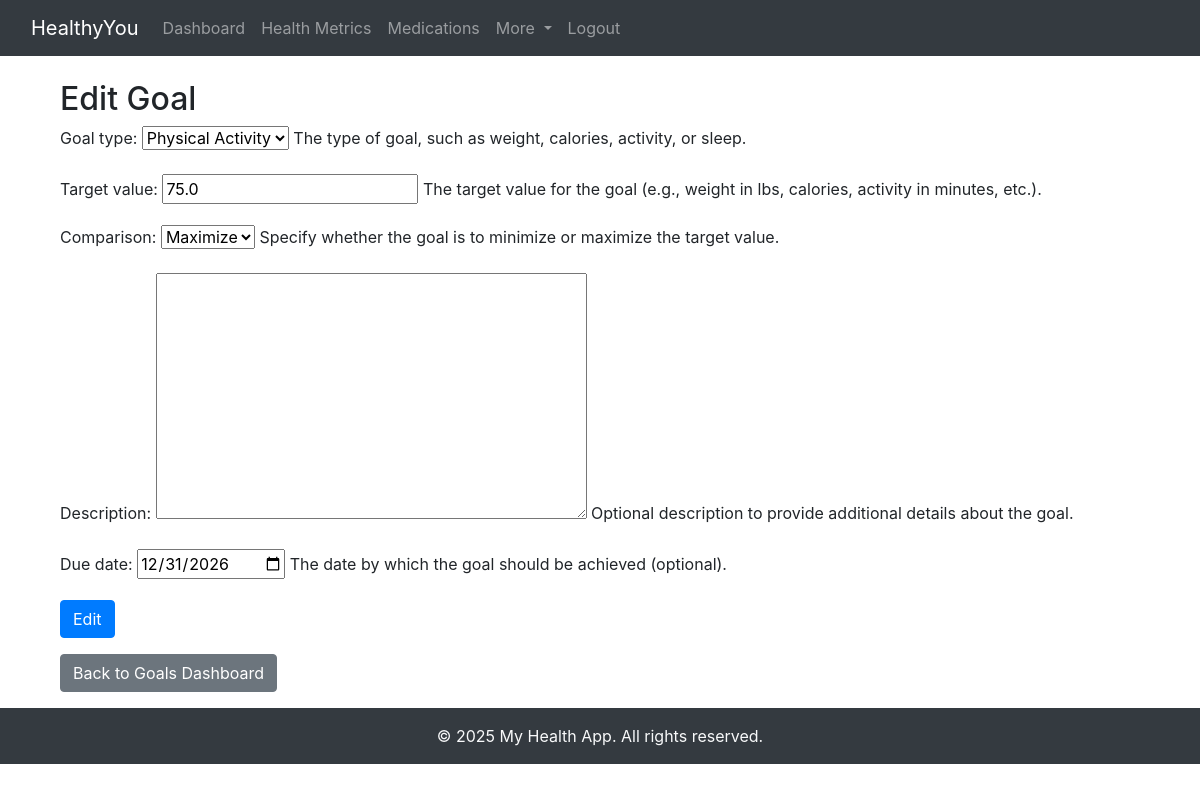
Screenshot of /goals/edit/3/ (signed in) with the database file from the repository.
### goals/models.py (models this page shows, shortened)
class Goal(models.Model):
    GOAL_TYPE_CHOICES = [
        ('weight', 'Weight'),
        ('calories', 'Caloric Intake'),
        ('activity', 'Physical Activity'),
        ('sleep', 'Sleep'),
    ]
    COMPARISON_CHOICES = [
        ('min', 'Minimize'),
        ('max', 'Maximize'),
    ]
    user = models.ForeignKey(
        User,
        on_delete=models.CASCADE,
        help_text="The user associated with this goal."
    )
    goal_type = models.CharField(
        max_length=20,
        choices=GOAL_TYPE_CHOICES,
        default='weight',
        help_text="The type of goal, such as weight, calories, activity, or sleep."
    )
    target_value = models.FloatField(
        help_text="The target value for the goal (e.g., weight in lbs, calories, activity in minutes, etc.)."
    )
    comparison = models.CharField(
        max_length=10,
        choices=COMPARISON_CHOICES,
        default='min',
        help_text="Specify whether the goal is to minimize or maximize the target value."
    )
    description = models.TextField(
        blank=True,
        help_text="Optional description to provide additional details about the goal."
    )
    due_date = models.DateField(
        null=True,
        blank=True,
        help_text="The date by which the goal should be achieved (optional)."
    )
    created_at = models.DateTimeField(
        auto_now_add=True,
        help_text="The timestamp when the goal was created."
    )

### goals/views.py (the view)
# urls.py: path('edit/<int:goal_id>/', views.goal_edit, name='goal_edit'),
@login_required
def goal_edit(request, goal_id):
    goal = get_object_or_404(Goal, id=goal_id, user=request.user)  # Ensure the goal belongs to the user
    if request.method == 'POST':
        form = GoalForm(request.POST, instance=goal)
        if form.is_valid():
            form.save()
            return redirect('goal_dashboard')  # Redirect to the dashboard after saving changes
    else:
        form = GoalForm(instance=goal)
    return render(request, 'goals/goal_form.html', {'form': form, 'action': 'Edit'})

### goals/forms.py
class GoalForm(forms.ModelForm):
    class Meta:
        model = Goal  # Specify the model this form is associated with
        fields = ['goal_type', 'target_value', 'comparison', 'description', 'due_date']  # Fields to include in the form
        widgets = {
            'due_date': forms.DateInput(attrs={'type': 'date'}),  # Use HTML5 date input for better date selection
        }

### goals/templates/goals/goal_form.html (shortened to what this page needs)
{% extends "base.html" %}
{% block content %}
<div class="container mt-4">
  <h2>{{ action }} Goal</h2>
  <form method="post">
    {{ form.as_p }}
    <button type="submit" class="btn btn-primary">{{ action }}</button>
  </form>
  <p>
    <a href="{% url 'goal_dashboard' %}" class="btn btn-secondary mt-3">Back to Goals Dashboard</a>
  </p>
</div>
{% endblock %}

### rows the page displays
Goal: goal_type "Physical Activity", target_value "75.0", comparison "Maximize", due_date "12/31/2026"

### other values shown
{{ action }} "Edit"
